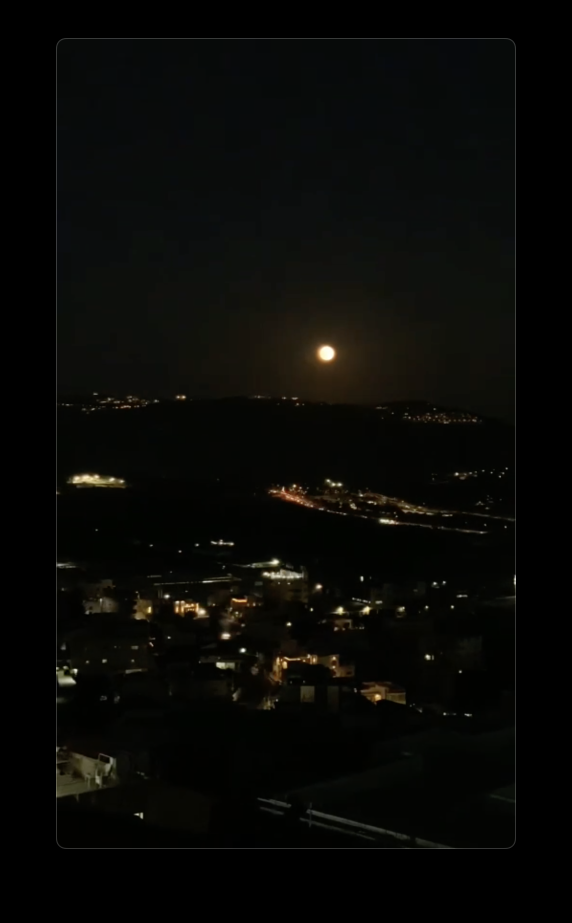
#> input picture uploadedImages/1.png, 1144 x 1846 px (shown at 1/2 size); its folder holds only this picture in this run
$ python -i Simulation_images.py   (imports and definitions only)
#> lines starting #> are read from the running program, lines starting #| are printed output that depends on the picture; after the words box and inside, x2 and y2 are one past the last pixel; in counts of white or black regions, pixels touching at a corner belong together
import os

import cv2 as cv
import numpy as np


# Function to load an image
def load_image(file_path):
    """Load an image from the specified file path in grayscale mode and check for errors."""
    image = cv.imread(file_path, cv.IMREAD_GRAYSCALE)
    if image is None:
        print(f"Error: No image found at path {file_path}. Check the file path and ensure it points to a valid image.")
        return None
    return image

# Function to preprocess the image
def preprocess_image(image, threshold=200):
    # Apply a threshold to get a binary image (set the image to black and white)
    _, thresh = cv.threshold(image, threshold, 255, cv.THRESH_BINARY)
    return thresh


# Function to find contours in the image
def find_contours(thresh):
    contours, _ = cv.findContours(thresh, cv.RETR_EXTERNAL, cv.CHAIN_APPROX_SIMPLE)
    return contours


# Function to classify shapes based on circularity and size
def classify_shapes(contours, circularity_threshold=0.7, size_threshold=5000):
    object_info = []

    for cnt in contours:
        # Calculate area and perimeter of the contour
        area = cv.contourArea(cnt)
        perimeter = cv.arcLength(cnt, True)

        # Calculate circularity
        circularity = 4 * np.pi * (area / (perimeter * perimeter)) if perimeter > 0 else 0

        # Calculate the centroid of the contour
        M = cv.moments(cnt)
        if M["m00"] != 0:
            centroid_x = int(M["m10"] / M["m00"])
            centroid_y = int(M["m01"] / M["m00"])
        else:
            centroid_x, centroid_y = 0, 0  # Assign some default value or handle the case as needed

        # Classify based on circularity and size
        if circularity > circularity_threshold:
            shape_type = "large circle" if area > size_threshold else "small circle"
        else:
            shape_type = "not circle"  # Or use another classification as needed

        object_info.append((shape_type, (centroid_x, centroid_y)))

    return object_info

# this function identify the biggest circle, made to track the targeted object
# [18 lines left out: function find_biggest_circle, not called in this run]

# Function to process the image and classify shapes
def process_and_classify(file_path):
    # Load, preprocess, and find contours
    image = load_image(file_path)
    thresh = preprocess_image(image)
#> in preprocess_image, `_, thresh = cv.threshold(image, threshold, 255, cv.THRESH_BINARY)`:
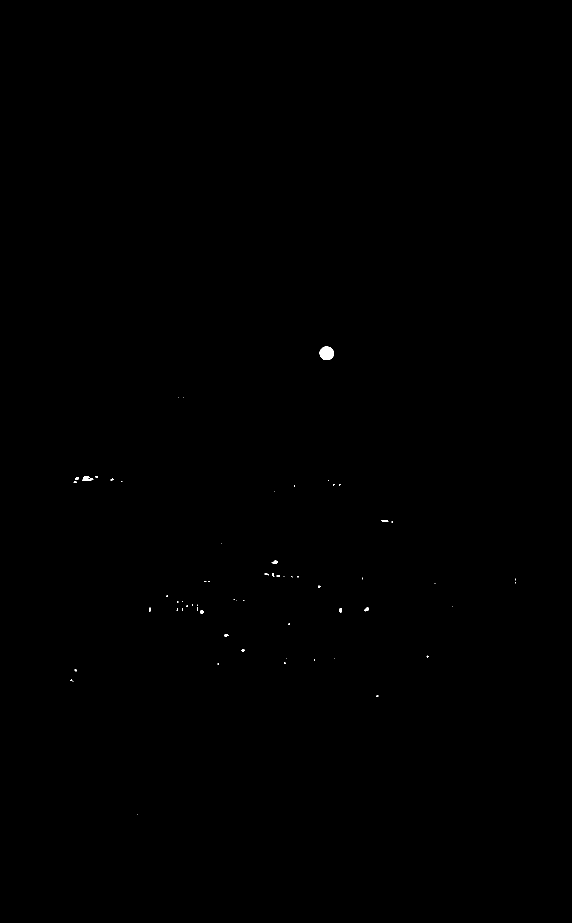
#> thresh: shape (1846, 1144) (shown at 1/2 size); 0.07% white; 61 white regions (49 under 20 px)
    contours = find_contours(thresh)
#> in find_contours, `contours, _ = cv.findContours(thresh, cv.RETR_EXTERNAL, cv.CHAIN_APPRO..`: contours = 61 contours, 52 with area under 20; largest, box (x1, y1, x2, y2) and area: (639, 693, 668, 720) 582, (164, 952, 187, 962) 108, (543, 1121, 556, 1128) 42, (729, 1214, 738, 1223) 40, (678, 1216, 684, 1225) 33

    # Classify shapes
    object_info = classify_shapes(contours)
#> the loop in classify_shapes, `for cnt in contours:` made 61 passes
#> (area, perimeter, circularity, centroid_x, centroid_y, shape_type) on passes 12, 14, 15, 19, 44, 47, 56, 58, 61: (20.5, 21.07, 0.58, 451, 1270, 'not circle'), (30.5, 21.07, 0.863, 403, 1223, 'small circle'), (33, 22.49, 0.82, 680, 1219, 'small circle'), (39.5, 25.56, 0.76, 733, 1218, 'small circle'), (42.5, 29.56, 0.611, 550, 1124, 'not circle'), (24, 30.49, 0.325, 768, 1041, 'not circle'), (20.5, 18.24, 0.774, 153, 956, 'small circle'), (108.5, 64.04, 0.332, 173, 956, 'not circle'), (581.5, 89.84, 0.905, 653, 706, 'small circle')
#> after the loop in classify_shapes, `for cnt in contours:`: object_info = 61 items
#> object_info = 61 items

    return object_info

# [25 lines left out: functions process_and_find_biggest_circle, process_multiple_images, not called in this run]


# Example usage: for identifying the location of the biggest function
"""
file_path = '/Users/mariorohana/Desktop/Sky View notes/WhatsApp Image 2024-02-12 at 08.52.52.jpeg'  # Update this to the path of your image
biggest_circle_location = process_and_find_biggest_circle(file_path)
if biggest_circle_location:
    print(f"Biggest circle found at {biggest_circle_location}")
else:
    print("No circles found")


# Example usage: for identifying each object

file_path = '/Users/mariorohana/Desktop/image.png'  # Update this to the path of your image
objects_info = process_and_classify(file_path)
for obj_type, (x, y) in objects_info:
    print(f"{obj_type} found at ({x}, {y})")

"""

# [13 lines left out: function get_object_locations, not called in this run]


# [3 lines not run here, left out]

>>> result = process_and_classify('../uploadedImages/1.png')
#> result = 61 items
